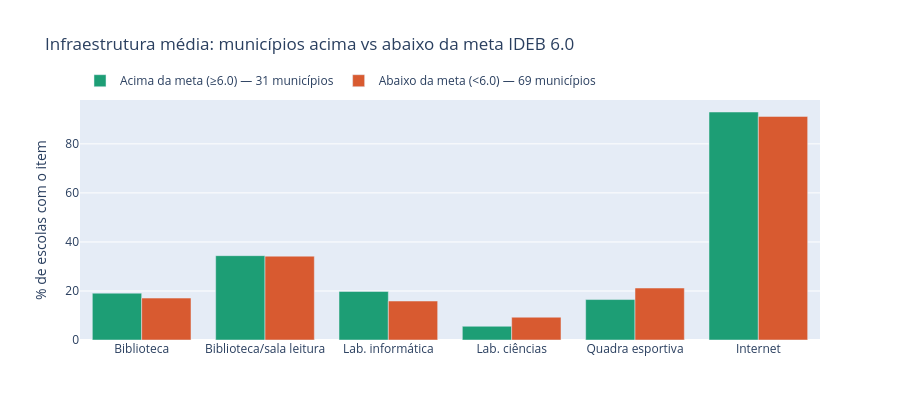

Here is the notebook cell this chart was saved with:
### Code cell
NOMES = {
    "IN_BIBLIOTECA": "Biblioteca",
    "IN_BIBLIOTECA_SALA_LEITURA": "Biblioteca/sala leitura",
    "IN_LABORATORIO_INFORMATICA": "Lab. informática",
    "IN_LABORATORIO_CIENCIAS": "Lab. ciências",
    "IN_QUADRA_ESPORTES": "Quadra esportiva",
    "IN_INTERNET": "Internet",
}

comparacao["item_label"] = comparacao["item"].map(NOMES)

fig = go.Figure()

fig.add_trace(go.Bar(
    name=f"Acima da meta (≥{META}) — {len(acima)} municípios",
    x=comparacao["item_label"],
    y=comparacao[f"Acima da meta (≥{META})"],
    marker_color="#1D9E75",
))

fig.add_trace(go.Bar(
    name=f"Abaixo da meta (<{META}) — {len(abaixo)} municípios",
    x=comparacao["item_label"],
    y=comparacao[f"Abaixo da meta (<{META})"],
    marker_color="#D85A30",
))

fig.update_layout(
    title="Infraestrutura média: municípios acima vs abaixo da meta IDEB 6.0",
    yaxis_title="% de escolas com o item",
    barmode="group",
    height=420,
    legend=dict(orientation="h", yanchor="bottom", y=1.02),
)
fig.show()

### Figure 1 — Plotly figure (JSON) as saved in the notebook; plotly's stock layout.template omitted (floating-point values rounded to 4 significant figures)
{"data": [{"marker": {"color": "#1D9E75"}, "name": "Acima da meta (≥6.0) — 31 municípios", "type": "bar", "x": ["Biblioteca", "Biblioteca/sala leitura", "Lab. informática", "Lab. ciências", "Quadra esportiva", "Internet"], "y": [19.1, 34.4, 19.8, 5.6, 16.5, 93.0]}, {"marker": {"color": "#D85A30"}, "name": "Abaixo da meta (<6.0) — 69 municípios", "type": "bar", "x": ["Biblioteca", "Biblioteca/sala leitura", "Lab. informática", "Lab. ciências", "Quadra esportiva", "Internet"], "y": [17.1, 34.2, 15.9, 9.3, 21.2, 91.2]}], "layout": {"barmode": "group", "height": 420, "legend": {"orientation": "h", "y": 1.02, "yanchor": "bottom"}, "title": {"text": "Infraestrutura média: municípios acima vs abaixo da meta IDEB 6.0"}, "yaxis": {"title": {"text": "% de escolas com o item"}}}}
